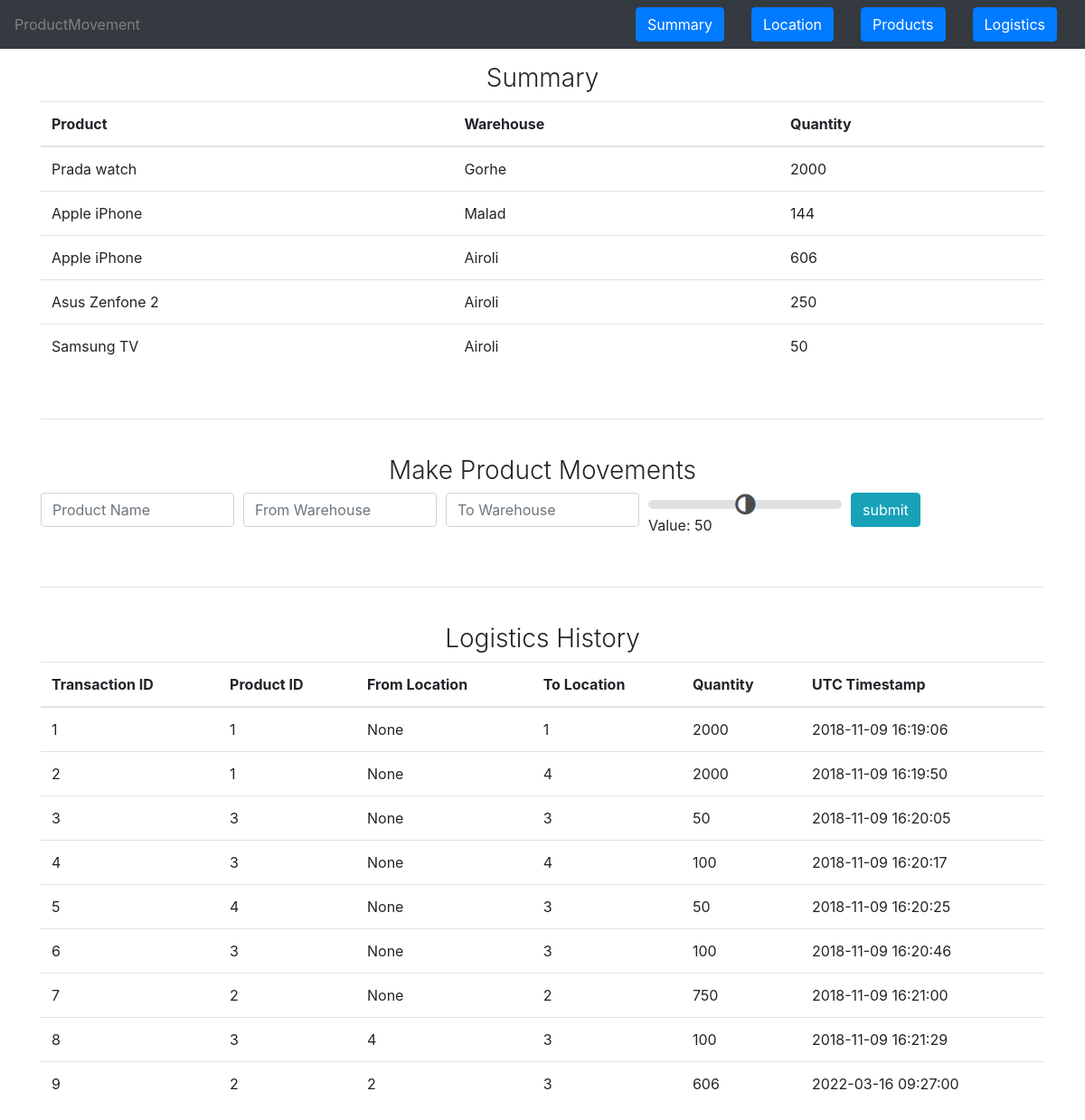
The app's page /movement with its own data.
### tables this page shows
CREATE TABLE products(prod_id INTEGER PRIMARY KEY AUTOINCREMENT,
                    prod_name TEXT UNIQUE NOT NULL,
                    prod_quantity INTEGER NOT NULL,
                    unallocated_quantity INTEGER);

CREATE TABLE location(loc_id INTEGER PRIMARY KEY AUTOINCREMENT,
                                 loc_name TEXT UNIQUE NOT NULL);

CREATE TABLE logistics(trans_id INTEGER PRIMARY KEY AUTOINCREMENT,
                                prod_id INTEGER NOT NULL,
                                from_loc_id INTEGER NULL,
                                to_loc_id INTEGER NULL,
                                prod_quantity INTEGER NOT NULL,
                                trans_time TIMESTAMP NOT NULL DEFAULT CURRENT_TIMESTAMP,
                                FOREIGN KEY(prod_id) REFERENCES products(prod_id),
                                FOREIGN KEY(from_loc_id) REFERENCES location(loc_id),
                                FOREIGN KEY(to_loc_id) REFERENCES location(loc_id));

### app.py (the view, shortened to what this page needs)
@app.route('/movement', methods=['POST', 'GET'])
def movement():
    init_database()
    msg = None
    db = sqlite3.connect(DATABASE_NAME)
    cursor = db.cursor()
    cursor.execute("SELECT * FROM logistics")
    logistics_data = cursor.fetchall()
    cursor.execute("SELECT prod_id, prod_name, unallocated_quantity FROM products")
    products = cursor.fetchall()
    cursor.execute("SELECT loc_id, loc_name FROM location")
    locations = cursor.fetchall()
    log_summary = []
    for p_id in [x[0] for x in products]:
        cursor.execute("SELECT prod_name FROM products WHERE prod_id = ?", (p_id, ))
        temp_prod_name = cursor.fetchone()
        for l_id in [x[0] for x in locations]:
            cursor.execute("SELECT loc_name FROM location WHERE loc_id = ?", (l_id,))
            temp_loc_name = cursor.fetchone()
            cursor.execute("""
            SELECT SUM(log.prod_quantity)
            FROM logistics log
            WHERE log.prod_id = ? AND log.to_loc_id = ?
            """, (p_id, l_id))
            sum_to_loc = cursor.fetchone()
            cursor.execute("""
            SELECT SUM(log.prod_quantity)
            FROM logistics log
            WHERE log.prod_id = ? AND log.from_loc_id = ?
            """, (p_id, l_id))
            sum_from_loc = cursor.fetchone()
            if sum_from_loc[0] is None:
                sum_from_loc = (0,)
            if sum_to_loc[0] is None:
                sum_to_loc = (0,)
            log_summary += [(temp_prod_name + temp_loc_name + (sum_to_loc[0] - sum_from_loc[0],))]
    alloc_json = {}
    for row in log_summary:
        try:
            if row[1] in alloc_json[row[0]].keys():
                alloc_json[row[0]][row[1]] += row[2]
            else:
                alloc_json[row[0]][row[1]] = row[2]
        except (KeyError, TypeError):
            alloc_json[row[0]] = {}
            alloc_json[row[0]][row[1]] = row[2]
    alloc_json = json.dumps(alloc_json)
    return render('movement.html', title="ProductMovement",
                  link=link, trans_message=msg,
                  products=products, locations=locations, allocated=alloc_json,
                  logs=logistics_data, database=log_summary)

### templates/movement.html (shortened to what this page needs)
{% extends 'base-template.html' %}
{% block content %}
    <div class="container">
        <h3 align="center" class="font-weight-light">Summary</h3>
        {% if database == None or database|length == 0 %}
            <h3 align="center" class="font-weight-light">Summary not available yet</h3>
        {% else %}
            <table class="table" id="summary">
                <thead>
                <tr>
                    <th scope="col">Product</th>
                    <th scope="col">Warehouse</th>
                    <th scope="col">Quantity</th>
                </tr>
                </thead>
                <tbody>
                    {% for data in database %}
                        {% if data[2] != 0 %}
                        <tr>
                            <td>{{ data[0] }}</td>
                            <td>{{ data[1] }}</td>
                            <td>{{ data[2] }}</td>
                        </tr>
                        {% endif %}
                    {% endfor %}
                </tbody>
            </table>
        {% endif %}
        <br><hr><br>
        <h3 align="center" class="font-weight-light">Make Product Movements</h3>
        <form action = "{{ url_for('movement') }}" method = "POST">
            <div class="form-row" title="Add logs">
                <div class="col">
                    <input name= "prod_name" id="prod_name" list="products" placeholder="Product Name" class="form-control" autocomplete="off" required autofocus>
                </div>
                <div class="col">
                    <input name="from_loc" id="from_loc" list="locations_to_from" placeholder="From Warehouse" class="form-control" autocomplete="off">
                </div>
                <div class="col">
                    <input name="to_loc" id="to_loc" list="locations_to_from" placeholder="To Warehouse" class="form-control" autocomplete="off">
                </div>
                <div class="col slide-container">
                    <input name="quantity" type="range" min="0" value="" class="slider" id="slider_range" required title="Product Range">
                    <p>Value: <span id="show_selected"></span>&nbsp;&nbsp;&nbsp;</p>
                </div>
                <div class="col">
                    <input type= "submit" id="submit" class="btn btn-info btn-group-toggle" value= "submit" /><br>
                </div>
            </div>
        </form>
        <br><hr><br>
        <h3 align="center" class="font-weight-light">Logistics History</h3>
        {% if logs == None or logs|length == 0 %}
            <h3 align="center" class="font-weight-light">Data not available yet</h3>
        {% else %}
            <table class="table">
                <thead>
                    <tr>
                        <th scope="col">Transaction ID</th>
                        <th scope="col">Product ID</th>
                        <th scope="col">From Location</th>
                        <th scope="col">To Location</th>
                        <th scope="col">Quantity</th>
                        <th scope="col">UTC Timestamp</th>
                    </tr>
                </thead>
                <tbody>
                    {% for log in logs %}
                        <tr>
                            <td>{{ log[0] }}</td>
                            <td>{{ log[1] }}</td>
                            <td>{{ log[2] }}</td>
                            <td>{{ log[3] }}</td>
                            <td>{{ log[4] }}</td>
                            <td>{{ log[5] }}</td>
                        </tr>
                    {% endfor %}
                </tbody>
            </table>
        {% endif %}
    </div>
{% endblock %}

### templates/base-template.html (style rules this page uses)
.container { padding-top: 70px; }

### records on screen
products: prod_name "Prada watch"
location: loc_name "Gorhe"
products: prod_name "Apple iPhone" "Apple iPhone"
location: loc_name "Malad"
location: loc_name "Airoli" "Airoli" "Airoli"
products: prod_name "Asus Zenfone 2"
products: prod_name "Samsung TV"
logistics: trans_id "1", prod "1", log "None", to_loc "1", prod_quantity "2000", trans_time "2018-11-09 16:19:06"
logistics: trans_id "2", prod "1", log "None", to_loc "4", prod_quantity "2000", trans_time "2018-11-09 16:19:50"
logistics: trans_id "3", prod "3", log "None", to_loc "3", prod_quantity "50", trans_time "2018-11-09 16:20:05"
logistics: trans_id "4", prod "3", log "None", to_loc "4", prod_quantity "100", trans_time "2018-11-09 16:20:17"
logistics: trans_id "5", prod "4", log "None", to_loc "3", prod_quantity "50", trans_time "2018-11-09 16:20:25"
logistics: trans_id "6", prod "3", log "None", to_loc "3", prod_quantity "100", trans_time "2018-11-09 16:20:46"
logistics: trans_id "7", prod "2", log "None", to_loc "2", prod_quantity "750", trans_time "2018-11-09 16:21:00"
logistics: trans_id "8", prod "3", from_loc "4", to_loc "3", prod_quantity "100", trans_time "2018-11-09 16:21:29"
logistics: trans_id "9", prod "2", from_loc "2", to_loc "3", prod_quantity "606", trans_time "2022-03-16 09:27:00"

### other values on screen
{{ title }} "ProductMovement"
{{ data[2] }} "2000" "144" "606" "250" "50"
